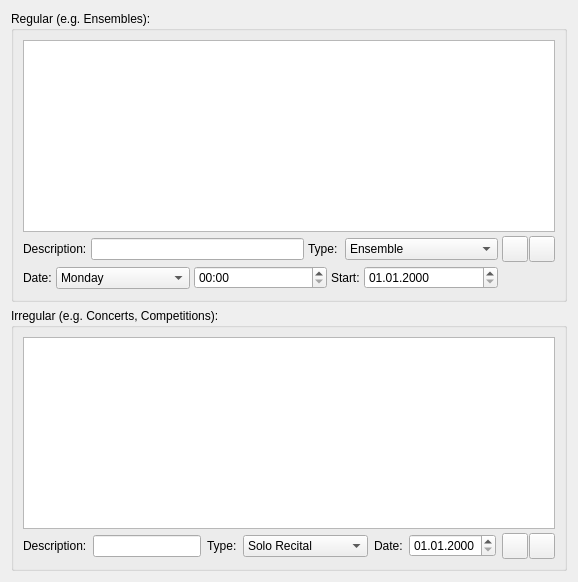
          <widget class="QWidget" name="tab_pupilActivity">
           <attribute name="icon">
            <iconset resource="../resources/qupil.qrc">
             <normaloff>:/gfx/view-refresh.svg</normaloff>:/gfx/view-refresh.svg</iconset>
           </attribute>
           <attribute name="title">
            <string>&amp;Activities</string>
           </attribute>
           <layout class="QGridLayout" name="gridLayout_18">
            <item row="0" column="0">
             <widget class="QGroupBox" name="groupBox_5">
              <property name="title">
               <string>Regular (e.g. Ensembles):</string>
              </property>
              <layout class="QVBoxLayout" name="verticalLayout_5">
               <property name="spacing">
                <number>4</number>
               </property>
               <property name="bottomMargin">
                <number>9</number>
               </property>
               <item>
                <widget class="QTreeView" name="treeView_continousActivity">
                 <property name="alternatingRowColors">
                  <bool>true</bool>
                 </property>
                </widget>
               </item>
               <item>
                <layout class="QHBoxLayout" name="horizontalLayout_17">
                 <item>
                  <layout class="QHBoxLayout" name="horizontalLayout_10">
                   <item>
                    <widget class="QLabel" name="label_20">
                     <property name="text">
                      <string>Description:</string>
                     </property>
                    </widget>
                   </item>
                   <item>
                    <widget class="QLineEdit" name="lineEdit_continousActivityName"/>
                   </item>
                   <item>
                    <widget class="QLabel" name="label_45">
                     <property name="text">
                      <string>Type: </string>
                     </property>
                    </widget>
                   </item>
                   <item>
                    <widget class="QComboBox" name="comboBox_continoustype">
                     <item>
                      <property name="text">
                       <string>Ensemble</string>
                      </property>
                     </item>
                     <item>
                      <property name="text">
                       <string>Theory lesson</string>
                      </property>
                     </item>
                     <item>
                      <property name="text">
                       <string>Coaching with pianists</string>
                      </property>
                     </item>
                     <item>
                      <property name="text">
                       <string>Other</string>
                      </property>
                     </item>
                    </widget>
                   </item>
                  </layout>
                 </item>
                 <item>
                  <layout class="QHBoxLayout" name="horizontalLayout_16">
                   <property name="spacing">
                    <number>1</number>
                   </property>
                   <item>
                    <widget class="QPushButton" name="pushButton_addContinousActivity">
                     <property name="minimumSize">
                      <size>
                       <width>26</width>
                       <height>26</height>
                      </size>
                     </property>
                     <property name="maximumSize">
                      <size>
                       <width>26</width>
                       <height>26</height>
                      </size>
                     </property>
                     <property name="text">
                      <string/>
                     </property>
                     <property name="icon">
                      <iconset resource="../resources/qupil.qrc">
                       <normaloff>:/gfx/list-add.svg</normaloff>:/gfx/list-add.svg</iconset>
                     </property>
                    </widget>
                   </item>
                   <item>
                    <widget class="QPushButton" name="pushButton_delContinousActivity">
                     <property name="minimumSize">
                      <size>
                       <width>26</width>
                       <height>26</height>
                      </size>
                     </property>
                     <property name="maximumSize">
                      <size>
                       <width>26</width>
                       <height>26</height>
                      </size>
                     </property>
                     <property name="text">
                      <string/>
                     </property>
                     <property name="icon">
                      <iconset resource="../resources/qupil.qrc">
                       <normaloff>:/gfx/edit-delete.svg</normaloff>:/gfx/edit-delete.svg</iconset>
                     </property>
                    </widget>
                   </item>
                  </layout>
                 </item>
                </layout>
               </item>
               <item>
                <layout class="QHBoxLayout" name="horizontalLayout_20">
                 <item>
                  <layout class="QHBoxLayout" name="horizontalLayout_5">
                   <item>
                    <widget class="QLabel" name="label_21">
                     <property name="text">
                      <string>Date:</string>
                     </property>
                    </widget>
                   </item>
                   <item>
                    <widget class="QComboBox" name="comboBox_continousActivityDay">
                     <property name="sizePolicy">
                      <sizepolicy hsizetype="Expanding" vsizetype="Fixed">
                       <horstretch>0</horstretch>
                       <verstretch>0</verstretch>
                      </sizepolicy>
                     </property>
                     <item>
                      <property name="text">
                       <string>Monday</string>
                      </property>
                     </item>
                     <item>
                      <property name="text">
                       <string>Tuesday</string>
                      </property>
                     </item>
                     <item>
                      <property name="text">
                       <string>Wednesday</string>
                      </property>
                     </item>
                     <item>
                      <property name="text">
                       <string>Thursday</string>
                      </property>
                     </item>
                     <item>
                      <property name="text">
                       <string>Friday</string>
                      </property>
                     </item>
                     <item>
                      <property name="text">
                       <string>Saturday</string>
                      </property>
                     </item>
                     <item>
                      <property name="text">
                       <string>Sunday</string>
                      </property>
                     </item>
                     <item>
                      <property name="text">
                       <string>irregular</string>
                      </property>
                     </item>
                    </widget>
                   </item>
                   <item>
                    <widget class="QTimeEdit" name="timeEdit_continousActivityTime">
                     <property name="sizePolicy">
                      <sizepolicy hsizetype="Expanding" vsizetype="Fixed">
                       <horstretch>0</horstretch>
                       <verstretch>0</verstretch>
                      </sizepolicy>
                     </property>
                     <property name="minimumSize">
                      <size>
                       <width>95</width>
                       <height>0</height>
                      </size>
                     </property>
                     <property name="displayFormat">
                      <string notr="true">HH:mm</string>
                     </property>
                    </widget>
                   </item>
                   <item>
                    <widget class="QLabel" name="label_36">
                     <property name="text">
                      <string>Start:</string>
                     </property>
                    </widget>
                   </item>
                   <item>
                    <widget class="QDateEdit" name="dateEdit_continousActivityStartdate">
                     <property name="sizePolicy">
                      <sizepolicy hsizetype="Expanding" vsizetype="Fixed">
                       <horstretch>0</horstretch>
                       <verstretch>0</verstretch>
                      </sizepolicy>
                     </property>
                     <property name="displayFormat">
                      <string notr="true">dd.MM.yyyy</string>
                     </property>
                    </widget>
                   </item>
                  </layout>
                 </item>
                 <item>
                  <spacer name="verticalSpacer_5">
                   <property name="orientation">
                    <enum>Qt::Horizontal</enum>
                   </property>
                   <property name="sizeType">
                    <enum>QSizePolicy::Fixed</enum>
                   </property>
                   <property name="sizeHint" stdset="0">
                    <size>
                     <width>57</width>
                     <height>24</height>
                    </size>
                   </property>
                  </spacer>
                 </item>
                </layout>
               </item>
              </layout>
             </widget>
            </item>
            <item row="1" column="0">
             <widget class="QGroupBox" name="groupBox_6">
              <property name="title">
               <string>Irregular (e.g. Concerts, Competitions):</string>
              </property>
              <layout class="QGridLayout" name="gridLayout_17">
               <property name="verticalSpacing">
                <number>4</number>
               </property>
               <item row="0" column="0">
                <widget class="QTreeView" name="treeView_singularActivity">
                 <property name="alternatingRowColors">
                  <bool>true</bool>
                 </property>
                </widget>
               </item>
               <item row="1" column="0">
                <layout class="QHBoxLayout" name="horizontalLayout_19">
                 <property name="spacing">
                  <number>6</number>
                 </property>
                 <item>
                  <widget class="QLabel" name="label_26">
                   <property name="text">
                    <string>Description:</string>
                   </property>
                  </widget>
                 </item>
                 <item>
                  <widget class="QLineEdit" name="lineEdit_singularActivityName"/>
                 </item>
                 <item>
                  <widget class="QLabel" name="label_43">
                   <property name="text">
                    <string>Type:</string>
                   </property>
                  </widget>
                 </item>
                 <item>
                  <widget class="QComboBox" name="comboBox_singularActivityType">
                   <item>
                    <property name="text">
                     <string>Solo Recital</string>
                    </property>
                   </item>
                   <item>
                    <property name="text">
                     <string>Ensemble Recital</string>
                    </property>
                   </item>
                   <item>
                    <property name="text">
                     <string>Other</string>
                    </property>
                   </item>
                  </widget>
                 </item>
                 <item>
                  <widget class="QLabel" name="label_41">
                   <property name="text">
                    <string>Date:</string>
                   </property>
                  </widget>
                 </item>
                 <item>
                  <widget class="QDateEdit" name="dateEdit_singularActivityDate">
                   <property name="displayFormat">
                    <string notr="true">dd.MM.yyyy</string>
                   </property>
                  </widget>
                 </item>
                 <item>
                  <layout class="QHBoxLayout" name="horizontalLayout_18">
                   <property name="spacing">
                    <number>1</number>
                   </property>
                   <item>
                    <widget class="QPushButton" name="pushButton_addSingularActivity">
                     <property name="minimumSize">
                      <size>
                       <width>26</width>
                       <height>26</height>
                      </size>
                     </property>
                     <property name="maximumSize">
                      <size>
                       <width>26</width>
                       <height>26</height>
                      </size>
                     </property>
                     <property name="text">
                      <string/>
                     </property>
                     <property name="icon">
                      <iconset resource="../resources/qupil.qrc">
                       <normaloff>:/gfx/list-add.svg</normaloff>:/gfx/list-add.svg</iconset>
                     </property>
                    </widget>
                   </item>
                   <item>
                    <widget class="QPushButton" name="pushButton_delSingularActivity">
                     <property name="minimumSize">
                      <size>
                       <width>26</width>
                       <height>26</height>
                      </size>
                     </property>
                     <property name="maximumSize">
                      <size>
                       <width>26</width>
                       <height>26</height>
                      </size>
                     </property>
                     <property name="text">
                      <string/>
                     </property>
                     <property name="icon">
                      <iconset resource="../resources/qupil.qrc">
                       <normaloff>:/gfx/edit-delete.svg</normaloff>:/gfx/edit-delete.svg</iconset>
                     </property>
                    </widget>
                   </item>
                  </layout>
                 </item>
                </layout>
               </item>
              </layout>
             </widget>
            </item>
           </layout>
          </widget>
